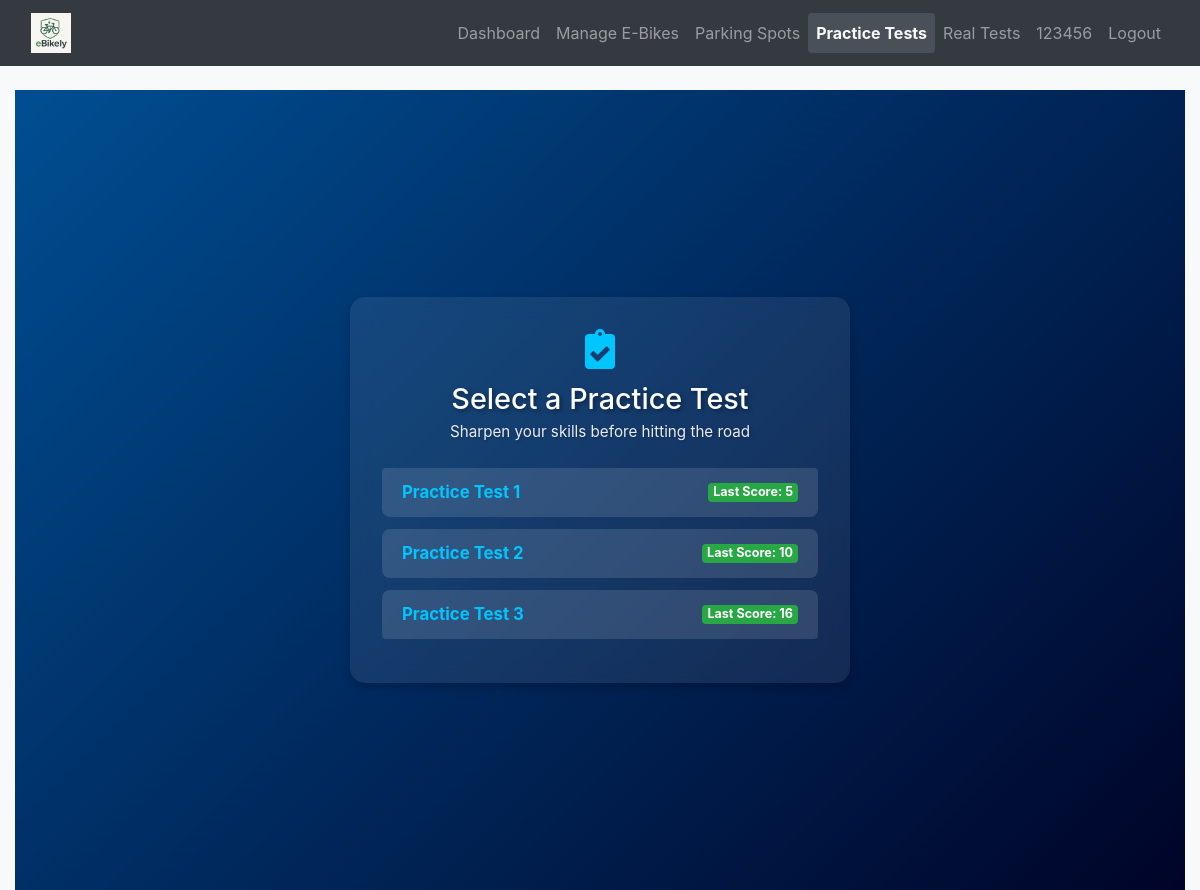
Before: /practice (signed in) with the older database file.
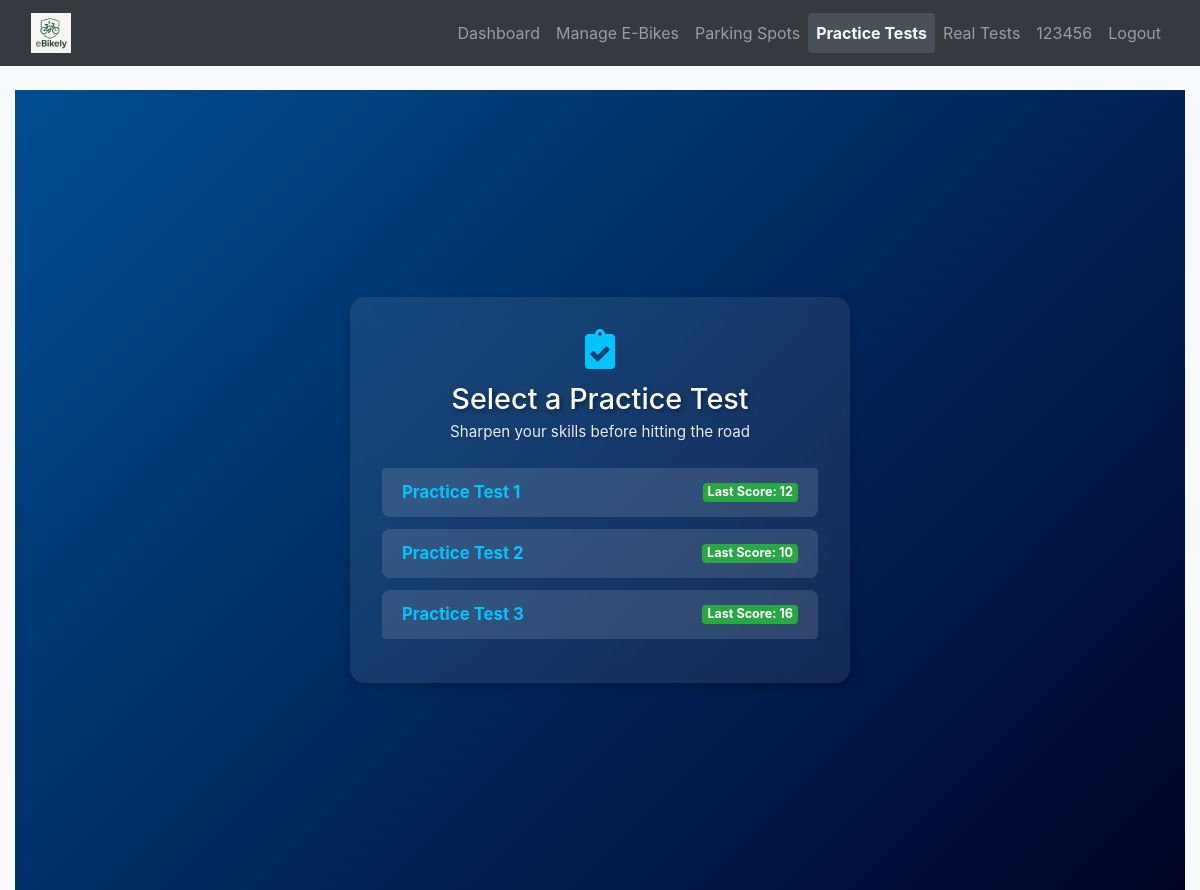
After: the same page with the newer database file.
### database_setup.py (models this page shows)
class User(Base, UserMixin):
    __tablename__ = 'users'
    id = Column(Integer, primary_key=True)
    username = Column(String(150), unique=True, nullable=False)
    email = Column(String(150), nullable=True)
    password = Column(String(150), nullable=False)
    ebikes = relationship('EBike', back_populates='owner', cascade="all, delete-orphan")
    practice_tests = relationship('PracticeTest', back_populates='user', cascade="all, delete-orphan")
    real_tests = relationship('RealTest', back_populates='user', cascade="all, delete-orphan")
    practice_attempts = relationship("PracticeAttempt", back_populates="user", cascade="all, delete-orphan")
    parking_spot = relationship("ParkingSpot", back_populates="reserved_user", uselist=False)
    role = Column(String(10))  # 'student' or 'teacher'
    department = Column(String(150))  # for teachers
    year = Column(Integer)  # for students
    house = Column(String(50))  # for students

class PracticeTest(Base):
    __tablename__ = 'practice_tests'
    id = Column(Integer, primary_key=True)
    name = Column(String(100), nullable=False)
    user_id = Column(Integer, ForeignKey('users.id'))  # <-- This line fixes the problem
    user = relationship('User', back_populates='practice_tests')  # <-- Define this side of the relationship
    questions = relationship('PracticeQuestion', back_populates='test', cascade="all, delete-orphan")

class PracticeAttempt(Base):
    __tablename__ = 'practice_attempts'
    id = Column(Integer, primary_key=True)
    user_id = Column(Integer, ForeignKey('users.id'), nullable=False)
    test_id = Column(Integer, ForeignKey('practice_tests.id'), nullable=False)
    score = Column(Integer, nullable=False)
    attempt_date = Column(DateTime, default=datetime.utcnow)
    user = relationship('User', back_populates='practice_attempts')

### app.py (the view)
@app.route('/practice', methods=['GET'])
@login_required
def practice_selection():
    session = SessionLocal()
    user = session.query(User).filter_by(id=current_user.id).first()
    tests = session.query(PracticeTest).all()
    attempts = {attempt.test_id: attempt for attempt in user.practice_attempts}
    session.close()
    return render_template('practice_selection.html', tests=tests, attempts=attempts)

### app.py (called while the page is built)
@login_manager.user_loader
def load_user(user_id):
    session = SessionLocal()
    user = session.query(User).get(int(user_id))
    session.close()
    return user

### templates/practice_selection.html (shortened to what this page needs)
{% extends "base.html" %}
{% block content %}
<div class="auth-container fade-in">
  <div class="auth-card slide-up">
    <div class="auth-header">
      <i class="fas fa-clipboard-check auth-icon"></i>
      <h1>Select a Practice Test</h1>
      <p class="subtitle">Sharpen your skills before hitting the road</p>
    </div>
    <ul class="list-group">
      {% for test in tests %}
      <li class="list-group-item d-flex justify-content-between align-items-center">
        <a href="{{ url_for('practice_quiz', test_id=test.id) }}" class="test-link">{{ test.name }}</a>
        {% if test.id in attempts %}
        <span class="badge bg-success">Last Score: {{ attempts[test.id].score }}</span>
        {% endif %}
      </li>
      {% endfor %}
    </ul>
  </div>
</div>
<link rel="stylesheet" href="https://cdnjs.cloudflare.com/ajax/libs/font-awesome/5.15.4/css/all.min.css">
{% endblock %}

### templates/base.html (shortened to what this page needs)
<!DOCTYPE html>
<html lang="en">
<head>
    <link rel="stylesheet" href="https://stackpath.bootstrapcdn.com/bootstrap/4.5.2/css/bootstrap.min.css">
    <link rel="stylesheet" href="{{ url_for('static', filename='styles.css') }}">
    <link href="https://cdnjs.cloudflare.com/ajax/libs/font-awesome/5.15.4/css/all.min.css" rel="stylesheet">
</head>
<body>
    <nav class="navbar navbar-expand-lg navbar-dark bg-dark">
        <div class="container-fluid">
            <a class="navbar-brand" href="{{ url_for('dashboard') }}">
                <img src="{{ url_for('static', filename='images/logo.png') }}" alt="E-Bike Manager Logo">
            </a>
            <div class="collapse navbar-collapse" id="navbarNav">
                <ul class="navbar-nav ml-auto">
                    {% if current_user.is_authenticated %}
                        <li class="nav-item"><a class="nav-link {% if request.endpoint == 'dashboard' %}active{% endif %}" href="{{ url_for('dashboard') }}">Dashboard</a></li>
                        <li class="nav-item"><a class="nav-link {% if request.endpoint == 'ebike_management' %}active{% endif %}" href="{{ url_for('ebike_management') }}">Manage E-Bikes</a></li>
                        <li class="nav-item"><a class="nav-link {% if request.endpoint == 'parking_spots' %}active{% endif %}" href="{{ url_for('parking_spots') }}">Parking Spots</a></li>
                        <li class="nav-item"><a class="nav-link {% if request.endpoint == 'practice_selection' %}active{% endif %}" href="{{ url_for('practice_selection') }}">Practice Tests</a></li>
                        <li class="nav-item"><a class="nav-link {% if request.endpoint == 'real_tests' %}active{% endif %}" href="{{ url_for('real_tests') }}">Real Tests</a></li>
                        <li class="nav-item"><a class="nav-link {% if request.endpoint == 'user_profile' %}active{% endif %}" href="{{ url_for('user_profile') }}">{{ current_user.username }}</a></li>
                        <li class="nav-item"><a class="nav-link" href="{{ url_for('logout') }}">Logout</a></li>
                    {% else %}
                        <li class="nav-item"><a class="nav-link" href="{{ url_for('login') }}">Login</a></li>
                        <li class="nav-item"><a class="nav-link" href="{{ url_for('register') }}">Register</a></li>
                    {% endif %}
                </ul>
            </div>
        </div>
    </nav>
    <div class="container mt-4">
        {% block content %}{% endblock %}
    </div>
</body>
</html>

### templates/base.html (style rules this page uses)
body { background-color: #f8f9fa; }
.navbar-brand img { height: 40px; border: none; }
.nav-link.active { font-weight: bold; color: #f8f9fa !important; background-color: #495057; border-radius: 0.25rem; }
.container { max-width: 1200px; }

### templates/practice_selection.html (style rules this page uses)
.auth-container { min-height: 100vh; padding: 2rem; background: linear-gradient(135deg, #004e92 0%, #000428 100%); display: flex; align-items: center; justify-content: center; }
.auth-card { background: rgba(255, 255, 255, 0.08); backdrop-filter: blur(10px); padding: 2rem; border-radius: 15px; width: 100%; max-width: 500px; box-shadow: 0 4px 10px rgba(0, 0, 0, 0.2); }
.auth-header { text-align: center; margin-bottom: 1.5rem; color: white; }
.auth-icon { font-size: 2.5rem; margin-bottom: 0.8rem; color: #00c6ff; }
.auth-header h1 { font-size: 1.8rem; margin-bottom: 0.3rem; text-shadow: 2px 2px 4px rgba(0, 0, 0, 0.4); }
.subtitle { font-size: 0.95rem; opacity: 0.9; text-shadow: 1px 1px 3px rgba(0, 0, 0, 0.3); }
.list-group { background: transparent; }
.list-group-item { background: rgba(255, 255, 255, 0.12); border: none; margin-bottom: 12px; font-size: 1.05rem; color: #fff; border-radius: 8px; display: flex; justify-content: space-between; align-items: center; }
.test-link { color: #00c6ff; font-weight: bold; text-decoration: none; }
.badge { background-color: #00c6ff; font-weight: bold; }
.bg-success { background-color: #28a745 !important; }
.fade-in { animation: fadeIn 0.8s ease forwards; }
.slide-up { animation: slideUp 0.5s ease forwards; }

Changed rows visible on the page:
no longer on this page (row unchanged): PracticeAttempt: score "5"
added PracticeAttempt: score "12"
